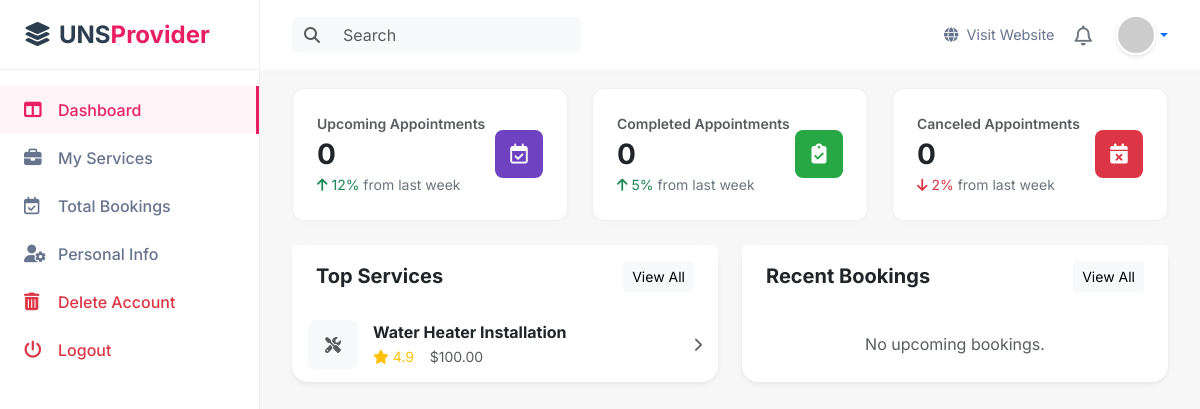
/dashboard/ (signed in), run on an earlier commit of the app's database.
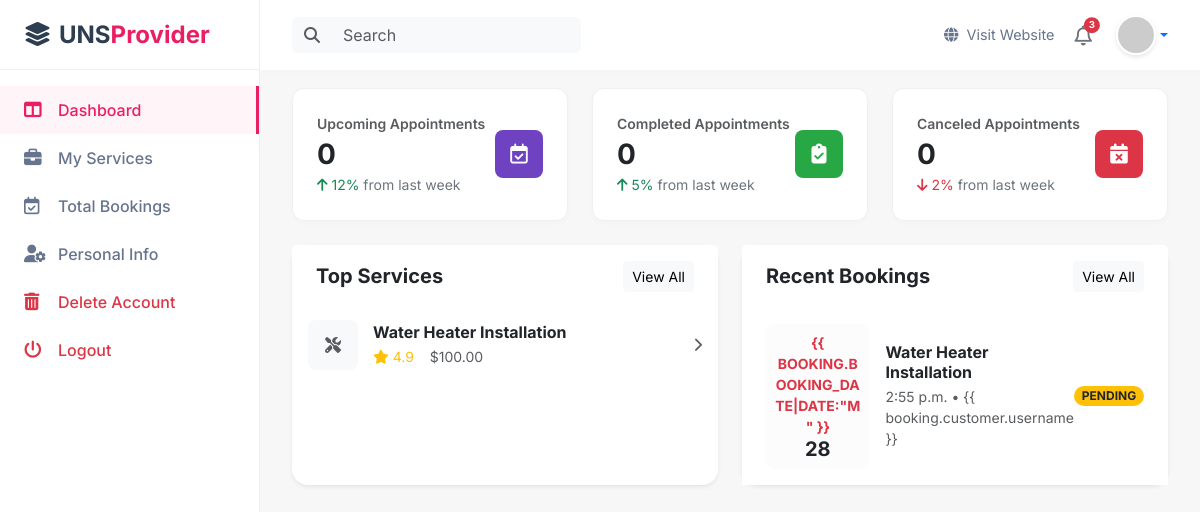
And on a later commit of the database.
### services/models.py (models this page shows, shortened)
class ProviderService(models.Model):
    provider = models.ForeignKey(ProviderProfile, on_delete=models.CASCADE, related_name="services")
    service = models.ForeignKey(Service, on_delete=models.CASCADE, related_name="provider_services")
    custom_price = models.DecimalField(max_digits=8, decimal_places=2)
    is_active = models.BooleanField(default=True)

class Service(models.Model):
    category = models.ForeignKey(ServiceType, on_delete=models.CASCADE, related_name="services")
    image = models.ImageField(upload_to="service_images/", null=True, blank=True)
    icon = models.ImageField(upload_to="service_icons/", null=True, blank=True)
    name = models.CharField(max_length=150)
    description = models.TextField()
    base_price = models.DecimalField(max_digits=8, decimal_places=2)
    estimated_duration_minutes = models.IntegerField()
    is_active = models.BooleanField(default=True)

### bookings/models.py (models this page shows, shortened)
class Booking(models.Model):
    STATUS_CHOICES = (
        ('PENDING', 'Pending'),
        ('ACCEPTED', 'Accepted'),
        ('REJECTED', 'Rejected'),
        ('COMPLETED', 'Completed'),
        ('CANCELLED', 'Cancelled'),
    )
    customer = models.ForeignKey(User, on_delete=models.CASCADE, related_name="customer_bookings")
    provider = models.ForeignKey(ProviderProfile, on_delete=models.CASCADE, related_name="provider_bookings")
    service = models.ForeignKey(Service, on_delete=models.CASCADE)
    city = models.CharField(max_length=100)
    service_address = models.TextField()
    booking_date = models.DateField()
    booking_time = models.TimeField()
    price = models.DecimalField(max_digits=8, decimal_places=2)
    status = models.CharField(max_length=20, choices=STATUS_CHOICES, default='PENDING')
    created_at = models.DateTimeField(auto_now_add=True)

### accounts/views.py (the view)
# urls.py: path('dashboard/', views.dashboard, name="dashboard"),
def dashboard(request):
    user = get_user_from_session(request)
    if not user:
        return redirect('login')
    context = {'user': user}
    if user.role == 'PROVIDER':
        try:
            profile = ProviderProfile.objects.get(user=user)
            context['profile'] = profile
            bookings = Booking.objects.filter(provider=profile)
            services = ProviderService.objects.filter(provider=profile)
            context['total_bookings'] = bookings.count()
            context['pending_bookings'] = bookings.filter(status='PENDING').count()
            context['accepted_bookings'] = bookings.filter(status='ACCEPTED').count()
            context['completed_bookings'] = bookings.filter(status='COMPLETED').count()
            context['cancelled_bookings'] = bookings.filter(status='CANCELLED').count()
            earnings = bookings.filter(status='COMPLETED').aggregate(Sum('price'))['price__sum'] or 0
            context['total_earnings'] = earnings
            context['recent_bookings'] = bookings.order_by('-created_at')[:5]
            context['provider_services'] = services[:5]
        except ProviderProfile.DoesNotExist:
            pass
    return render(request, 'accounts/dashboard.html', context)

### accounts/views.py (called while the page is built)
def get_user_from_session(request):
    user_id = request.session.get('user_id')
    if user_id:
        try:
            return User.objects.get(id=user_id)
        except User.DoesNotExist:
            return None
    return None

### accounts/templates/accounts/dashboard.html (shortened to what the changed rows need)
{% extends "accounts/provider_base.html" %}
{% load static %}
{% block content %}
<div class="row g-4">
    <div class="col-lg-6">
        <div class="card border-0 shadow-sm rounded-4 h-100">
            <div class="card-body p-0">
                {% if provider_services %}
                {% for service_obj in provider_services %}
                <div class="service-list-item">
                    {% if service_obj.service.image %}
                    <img src="{{ service_obj.service.image.url }}" class="service-img" alt="">
                    {% else %}
                    <div class="service-img bg-light d-flex align-items-center justify-content-center">
                        <i class="fa-solid fa-tools text-muted"></i>
                    </div>
                    {% endif %}
                    <div class="flex-grow-1">
                        <h6 class="mb-1 fw-bold">{{ service_obj.service.name }}</h6>
                        <div class="small text-muted">
                            <span class="text-warning me-1"><i class="fa-solid fa-star"></i> 4.9</span>
                            <span class="ms-2">${{ service_obj.custom_price }}</span>
                        </div>
                    </div>
                    <i class="fa-solid fa-chevron-right text-muted small"></i>
                </div>
                {% endfor %}
                {% else %}
                <div class="p-4 text-center text-muted">
                    No services found. <a href="#">Add Services</a>
                </div>
                {% endif %}
            </div>
        </div>
    </div>
    <div class="col-lg-6">
        <div class="card border-0 shadow-sm rounded-4 h-100">
            <div class="card-body p-0">
                <div class="list-group list-group-flush">
                    {% for booking in recent_bookings %}
                    <div class="list-group-item border-0 px-4 py-3">
                        <div class="d-flex align-items-center">
                            <div class="bg-light-subtle rounded-3 p-2 text-center me-3" style="min-width: 50px;">
                                <div class="small fw-bold text-uppercase text-danger">{{
                                    booking.booking_date|date:"M" }}</div>
                                <div class="h5 mb-0 fw-bold">{{ booking.booking_date|date:"d" }}</div>
                            </div>
                            <div class="flex-grow-1">
                                <h6 class="fw-bold mb-1">{{ booking.service.name }}</h6>
                                <div class="small text-muted">{{ booking.booking_time }} • {{
                                    booking.customer.username }}</div>
                            </div>
                            <span
                                class="badge {% if booking.status == 'PENDING' %}bg-warning text-dark{% elif booking.status == 'COMPLETED' %}bg-success{% else %}bg-secondary{% endif %} rounded-pill">
                                {{ booking.status }}
                            </span>
                        </div>
                    </div>
                    {% empty %}
                    <div class="p-4 text-center text-muted">No upcoming bookings.</div>
                    {% endfor %}
                </div>
            </div>
        </div>
    </div>
</div>
{% endblock %}

What changed in the data, as far as the page shows it:
added Booking: booking_date "28", service.name "Water Heater Installation", booking_time "2:55 p.m.", status "PENDING"
Also different on the page:
text no longer shown: "No upcoming bookings."
text now shown: "3"
